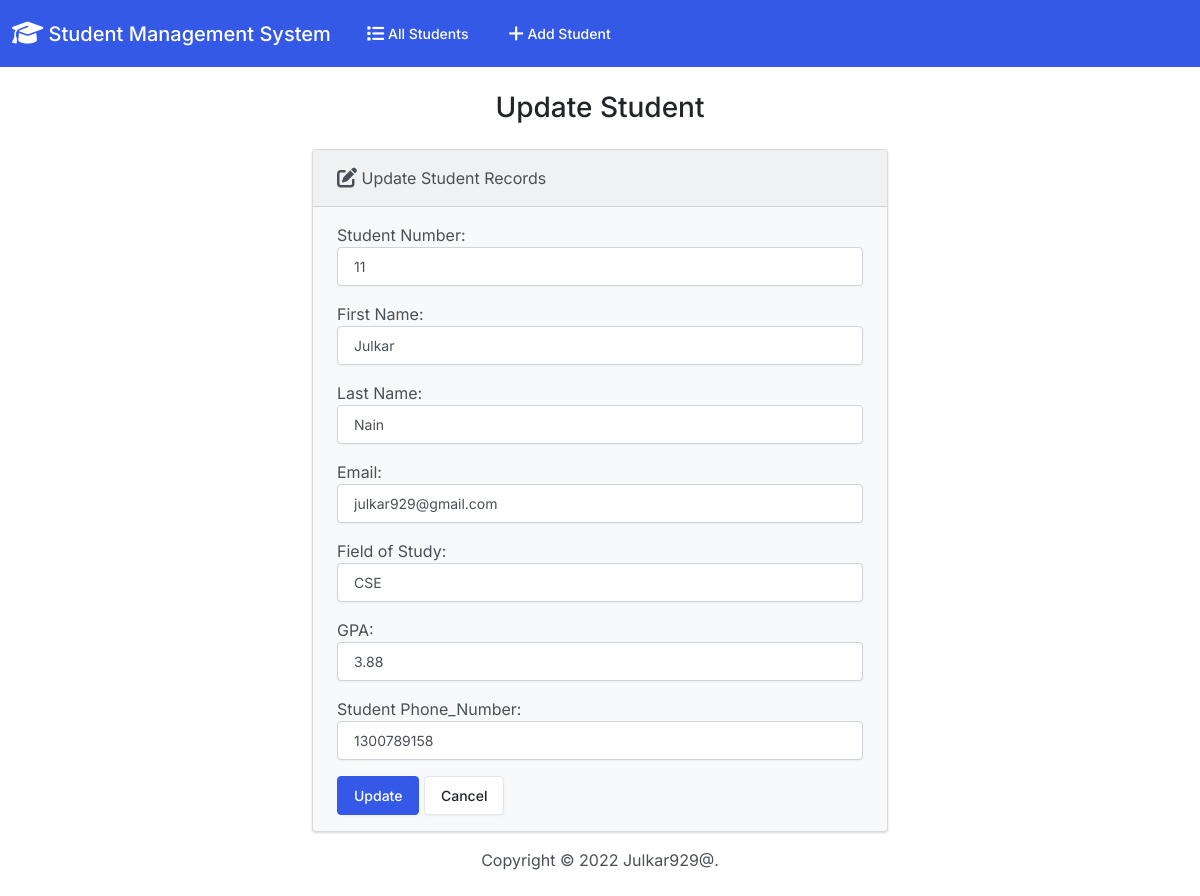
The app's page /edit/1/, older data.
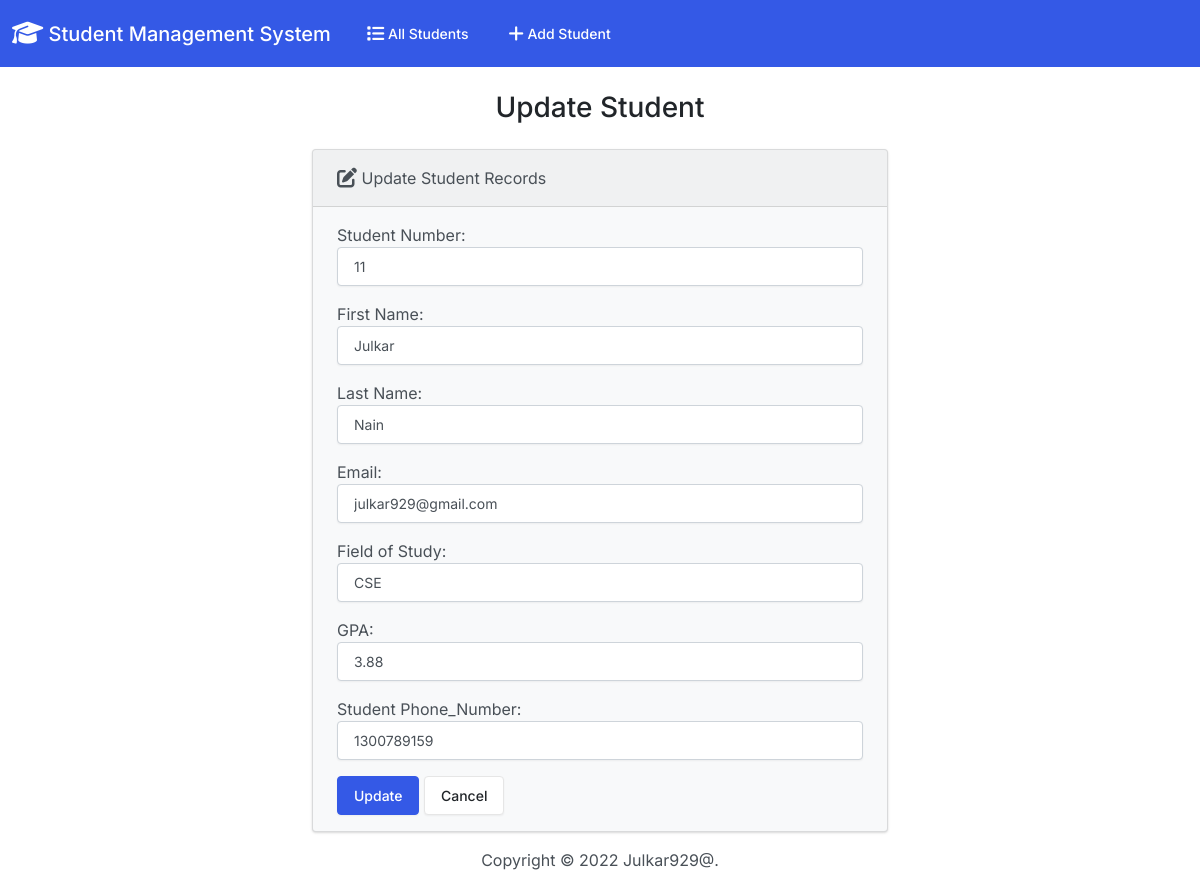
The same page, newer data.
### students/models.py (models this page shows, shortened)
class Student(models.Model):
    student_number = models.PositiveIntegerField()
    first_name = models.CharField(max_length=50)
    last_name = models.CharField(max_length=50)
    email = models.EmailField(max_length=100)
    field_of_study = models.CharField(max_length=50)
    gpa = models.FloatField()
    student_phone_number = models.PositiveIntegerField()

### students/views.py (the view)
# urls.py: path('edit/<int:id>/', views.edit, name='edit'),
def edit(request, id):
  if request.method == 'POST':
    student = Student.objects.get(pk=id)
    form = StudentForm(request.POST, instance=student)
    if form.is_valid():
      form.save()
      return render(request, 'students/edit.html', {
        'form': form,
        'success': True
      })
  else:
    student = Student.objects.get(pk=id)
    form = StudentForm(instance=student)
  return render(request, 'students/edit.html', {
    'form': form
  })

### students/forms.py
class StudentForm(forms.ModelForm):
  class Meta:
    model = Student
    fields = ['student_number', 'first_name', 'last_name', 'email', 'field_of_study', 'gpa','student_phone_number']
    labels = {
      'student_number': 'Student Number',
      'first_name': 'First Name',
      'last_name': 'Last Name',
      'email': 'Email',
      'field_of_study': 'Field of Study',
      'gpa': 'GPA',
      'student_phone_number':'Student Phone_Number',
    }
    widgets = {
      'student_number': forms.NumberInput(attrs={'class': 'form-control'}),
      'first_name': forms.TextInput(attrs={'class': 'form-control'}),
      'last_name': forms.TextInput(attrs={'class': 'form-control'}),
      'email': forms.EmailInput(attrs={'class': 'form-control'}),
      'field_of_study': forms.TextInput(attrs={'class': 'form-control'}),
      'gpa': forms.NumberInput(attrs={'class': 'form-control'}),
      'student_phone_number':forms.NumberInput(attrs={'class': 'form-control'}),
    }

### students/templates/students/edit.html (shortened to what this page needs)
{% extends "students/base.html" %}
{% block body %}
  <h3 class="text-center m-4">Update Student</h3>
  {% if success %}
    <div class="alert alert-success" role="alert">
      The student updated successfully.
      <a href="{% url 'index' %}" class="alert-link">Go to Home Page.</a>
    </div>
  {% else %}
    <div class="row justify-content-center">
      <div class="col-6">
        <div class="card bg-light mb-3">
          <div class="card-header">
            <i class="fa-solid fa-pen-to-square fa-lg"></i> Update Student Records
          </div>
          <div class="card-body">
            <form action="" method="POST">
              {{ form.as_p }}
              <button type="submit" class="btn btn-primary">Update</button>
              <a href="{% url 'index' %}" class="btn btn-secondary">Cancel</a>
            </form>
          </div>
        </div>
      </div>
    </div>
  {% endif %}
{% endblock %}

Row changes from the older to the newer data that the page shows:
changed Student "Julkar": student_phone_number "1300789158" → "1300789159"
